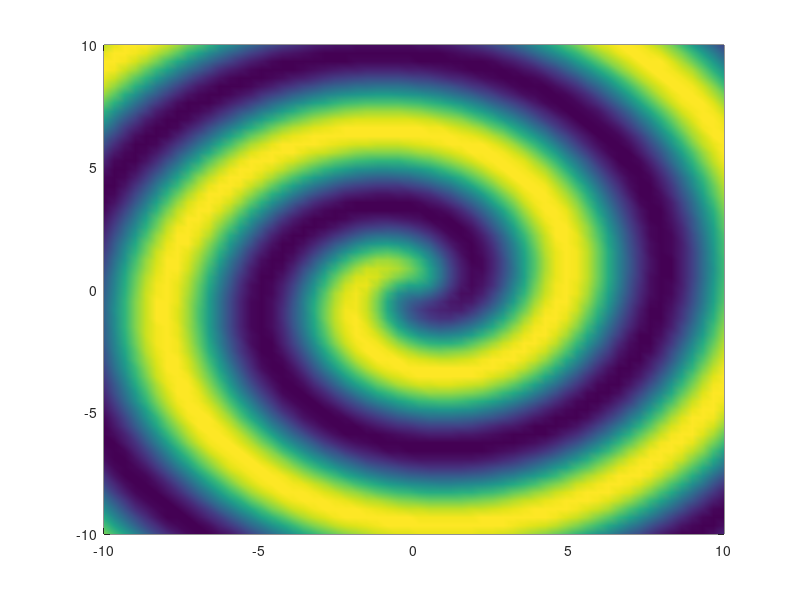

Source code (MATLAB):
% Math 3341
% Lab 10

% Demonstrates how to create a simple movie.
clear; close all;

L = 10;
x = linspace(-L,L,60);
y = x;
[X,Y] = meshgrid(x,y);

for j = 1:30
    u = tanh(sqrt(X.^2+Y.^2)).*cos((angle(X+i*Y)-(sqrt(X.^2+Y.^2)))+j);
    pcolor(X,Y,u)
    shading interp
    drawnow
    M(j) = getframe;
end

movie(M,4)
